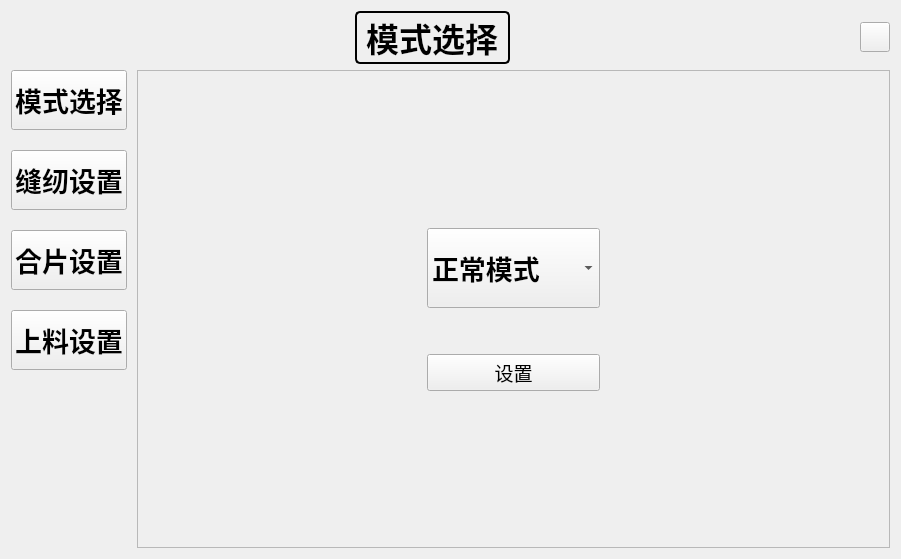
<?xml version="1.0" encoding="UTF-8"?>
<ui version="4.0">
 <class>ParamSetWidget</class>
 <widget class="QWidget" name="ParamSetWidget">
  <property name="geometry">
   <rect>
    <x>0</x>
    <y>0</y>
    <width>901</width>
    <height>559</height>
   </rect>
  </property>
  <property name="windowTitle">
   <string>Form</string>
  </property>
  <layout class="QVBoxLayout" name="verticalLayout_2">
   <item>
    <layout class="QHBoxLayout" name="horizontalLayout">
     <item>
      <spacer name="horizontalSpacer_13">
       <property name="orientation">
        <enum>Qt::Horizontal</enum>
       </property>
       <property name="sizeHint" stdset="0">
        <size>
         <width>40</width>
         <height>20</height>
        </size>
       </property>
      </spacer>
     </item>
     <item>
      <widget class="QLabel" name="current_page_label">
       <property name="font">
        <font>
         <family>Ubuntu Condensed</family>
         <pointsize>25</pointsize>
         <weight>75</weight>
         <bold>true</bold>
        </font>
       </property>
       <property name="styleSheet">
        <string notr="true">QLabel{
   border: 2px solid;
  border-radius: 5px;
}</string>
       </property>
       <property name="frameShape">
        <enum>QFrame::NoFrame</enum>
       </property>
       <property name="text">
        <string>模式选择</string>
       </property>
      </widget>
     </item>
     <item>
      <spacer name="horizontalSpacer_12">
       <property name="orientation">
        <enum>Qt::Horizontal</enum>
       </property>
       <property name="sizeHint" stdset="0">
        <size>
         <width>40</width>
         <height>20</height>
        </size>
       </property>
      </spacer>
     </item>
     <item>
      <widget class="WinCloseButton" name="close_btn">
       <property name="maximumSize">
        <size>
         <width>30</width>
         <height>30</height>
        </size>
       </property>
       <property name="text">
        <string/>
       </property>
      </widget>
     </item>
    </layout>
   </item>
   <item>
    <layout class="QHBoxLayout" name="horizontalLayout_2" stretch="1,0">
     <property name="spacing">
      <number>10</number>
     </property>
     <item>
      <layout class="QVBoxLayout" name="verticalLayout">
       <property name="spacing">
        <number>20</number>
       </property>
       <item>
        <widget class="WaterZoomButton" name="switch_mode_btn">
         <property name="minimumSize">
          <size>
           <width>0</width>
           <height>60</height>
          </size>
         </property>
         <property name="font">
          <font>
           <pointsize>20</pointsize>
           <weight>75</weight>
           <bold>true</bold>
          </font>
         </property>
         <property name="text">
          <string>模式选择</string>
         </property>
        </widget>
       </item>
       <item>
        <widget class="WaterZoomButton" name="sewing_setting_btn">
         <property name="minimumSize">
          <size>
           <width>0</width>
           <height>60</height>
          </size>
         </property>
         <property name="font">
          <font>
           <pointsize>20</pointsize>
           <weight>75</weight>
           <bold>true</bold>
          </font>
         </property>
         <property name="text">
          <string>缝纫设置</string>
         </property>
        </widget>
       </item>
       <item>
        <widget class="WaterZoomButton" name="compose_setting_btn">
         <property name="minimumSize">
          <size>
           <width>0</width>
           <height>60</height>
          </size>
         </property>
         <property name="font">
          <font>
           <pointsize>20</pointsize>
           <weight>75</weight>
           <bold>true</bold>
          </font>
         </property>
         <property name="text">
          <string>合片设置</string>
         </property>
        </widget>
       </item>
       <item>
        <widget class="WaterZoomButton" name="load_setting_btn">
         <property name="minimumSize">
          <size>
           <width>0</width>
           <height>60</height>
          </size>
         </property>
         <property name="font">
          <font>
           <pointsize>20</pointsize>
           <weight>75</weight>
           <bold>true</bold>
          </font>
         </property>
         <property name="text">
          <string>上料设置</string>
         </property>
        </widget>
       </item>
       <item>
        <spacer name="verticalSpacer">
         <property name="orientation">
          <enum>Qt::Vertical</enum>
         </property>
         <property name="sizeHint" stdset="0">
          <size>
           <width>20</width>
           <height>40</height>
          </size>
         </property>
        </spacer>
       </item>
      </layout>
     </item>
     <item>
      <widget class="QStackedWidget" name="stackedWidget">
       <property name="frameShape">
        <enum>QFrame::StyledPanel</enum>
       </property>
       <property name="frameShadow">
        <enum>QFrame::Raised</enum>
       </property>
       <property name="currentIndex">
        <number>0</number>
       </property>
       <widget class="QWidget" name="mode_page">
        <layout class="QGridLayout" name="gridLayout">
         <item row="1" column="2">
          <spacer name="horizontalSpacer_2">
           <property name="orientation">
            <enum>Qt::Horizontal</enum>
           </property>
           <property name="sizeHint" stdset="0">
            <size>
             <width>269</width>
             <height>20</height>
            </size>
           </property>
          </spacer>
         </item>
         <item row="3" column="1">
          <widget class="WaterZoomButton" name="set_mode_btn">
           <property name="font">
            <font>
             <pointsize>14</pointsize>
            </font>
           </property>
           <property name="text">
            <string>设置</string>
           </property>
          </widget>
         </item>
         <item row="1" column="0">
          <spacer name="horizontalSpacer">
           <property name="orientation">
            <enum>Qt::Horizontal</enum>
           </property>
           <property name="sizeHint" stdset="0">
            <size>
             <width>269</width>
             <height>20</height>
            </size>
           </property>
          </spacer>
         </item>
         <item row="1" column="1">
          <widget class="QComboBox" name="mode_combo_box">
           <property name="minimumSize">
            <size>
             <width>0</width>
             <height>80</height>
            </size>
           </property>
           <property name="font">
            <font>
             <pointsize>20</pointsize>
             <weight>75</weight>
             <bold>true</bold>
            </font>
           </property>
           <property name="layoutDirection">
            <enum>Qt::LeftToRight</enum>
           </property>
           <item>
            <property name="text">
             <string>正常模式</string>
            </property>
           </item>
           <item>
            <property name="text">
             <string>仅肩缝</string>
            </property>
           </item>
           <item>
            <property name="text">
             <string>仅摆缝/侧缝</string>
            </property>
           </item>
          </widget>
         </item>
         <item row="4" column="1">
          <spacer name="verticalSpacer_3">
           <property name="orientation">
            <enum>Qt::Vertical</enum>
           </property>
           <property name="sizeHint" stdset="0">
            <size>
             <width>20</width>
             <height>135</height>
            </size>
           </property>
          </spacer>
         </item>
         <item row="0" column="1">
          <spacer name="verticalSpacer_2">
           <property name="orientation">
            <enum>Qt::Vertical</enum>
           </property>
           <property name="sizeHint" stdset="0">
            <size>
             <width>20</width>
             <height>136</height>
            </size>
           </property>
          </spacer>
         </item>
         <item row="2" column="1">
          <spacer name="verticalSpacer_4">
           <property name="orientation">
            <enum>Qt::Vertical</enum>
           </property>
           <property name="sizeType">
            <enum>QSizePolicy::Minimum</enum>
           </property>
           <property name="sizeHint" stdset="0">
            <size>
             <width>20</width>
             <height>40</height>
            </size>
           </property>
          </spacer>
         </item>
        </layout>
       </widget>
       <widget class="QWidget" name="sewing_page">
        <layout class="QHBoxLayout" name="horizontalLayout_3">
         <item>
          <spacer name="horizontalSpacer_3">
           <property name="orientation">
            <enum>Qt::Horizontal</enum>
           </property>
           <property name="sizeHint" stdset="0">
            <size>
             <width>40</width>
             <height>20</height>
            </size>
           </property>
          </spacer>
         </item>
         <item>
          <layout class="QVBoxLayout" name="verticalLayout_3">
           <item>
            <spacer name="verticalSpacer_10">
             <property name="orientation">
              <enum>Qt::Vertical</enum>
             </property>
             <property name="sizeHint" stdset="0">
              <size>
               <width>20</width>
               <height>40</height>
              </size>
             </property>
            </spacer>
           </item>
           <item>
            <widget class="WaterZoomButton" name="label_reset_btn">
             <property name="minimumSize">
              <size>
               <width>120</width>
               <height>60</height>
              </size>
             </property>
             <property name="font">
              <font>
               <pointsize>14</pointsize>
              </font>
             </property>
             <property name="text">
              <string>水洗标复位</string>
             </property>
            </widget>
           </item>
           <item>
            <spacer name="verticalSpacer_5">
             <property name="orientation">
              <enum>Qt::Vertical</enum>
             </property>
             <property name="sizeType">
              <enum>QSizePolicy::Preferred</enum>
             </property>
             <property name="sizeHint" stdset="0">
              <size>
               <width>20</width>
               <height>40</height>
              </size>
             </property>
            </spacer>
           </item>
           <item>
            <widget class="WaterZoomButton" name="sewing_reset_btn">
             <property name="minimumSize">
              <size>
               <width>120</width>
               <height>60</height>
              </size>
             </property>
             <property name="font">
              <font>
               <pointsize>14</pointsize>
              </font>
             </property>
             <property name="text">
              <string>缝纫机复位</string>
             </property>
            </widget>
           </item>
           <item>
            <spacer name="verticalSpacer_11">
             <property name="orientation">
              <enum>Qt::Vertical</enum>
             </property>
             <property name="sizeHint" stdset="0">
              <size>
               <width>20</width>
               <height>40</height>
              </size>
             </property>
            </spacer>
           </item>
          </layout>
         </item>
         <item>
          <spacer name="horizontalSpacer_9">
           <property name="orientation">
            <enum>Qt::Horizontal</enum>
           </property>
           <property name="sizeHint" stdset="0">
            <size>
             <width>40</width>
             <height>20</height>
            </size>
           </property>
          </spacer>
         </item>
         <item>
          <layout class="QGridLayout" name="gridLayout_3">
           <property name="spacing">
            <number>10</number>
           </property>
           <item row="3" column="1" colspan="2">
            <widget class="QDoubleSpinBox" name="label_width_spin_box">
             <property name="font">
              <font>
               <pointsize>14</pointsize>
              </font>
             </property>
             <property name="maximum">
              <double>60.000000000000000</double>
             </property>
             <property name="singleStep">
              <double>1.000000000000000</double>
             </property>
             <property name="value">
              <double>30.000000000000000</double>
             </property>
            </widget>
           </item>
           <item row="1" column="0" colspan="3">
            <widget class="QCheckBox" name="enable_label_check_box">
             <property name="font">
              <font>
               <pointsize>14</pointsize>
              </font>
             </property>
             <property name="text">
              <string>启用水洗标</string>
             </property>
            </widget>
           </item>
           <item row="3" column="0">
            <widget class="QLabel" name="label_82">
             <property name="font">
              <font>
               <pointsize>14</pointsize>
              </font>
             </property>
             <property name="text">
              <string>宽度</string>
             </property>
            </widget>
           </item>
           <item row="2" column="0" colspan="2">
            <widget class="QRadioButton" name="left_label_radio_box">
             <property name="font">
              <font>
               <pointsize>14</pointsize>
              </font>
             </property>
             <property name="text">
              <string>边一</string>
             </property>
            </widget>
           </item>
           <item row="4" column="1" colspan="2">
            <widget class="QDoubleSpinBox" name="label_position_spin_box">
             <property name="font">
              <font>
               <pointsize>14</pointsize>
              </font>
             </property>
             <property name="maximum">
              <double>1000.000000000000000</double>
             </property>
             <property name="singleStep">
              <double>10.000000000000000</double>
             </property>
             <property name="value">
              <double>150.000000000000000</double>
             </property>
            </widget>
           </item>
           <item row="5" column="0" colspan="3">
            <widget class="WaterZoomButton" name="set_label_btn">
             <property name="minimumSize">
              <size>
               <width>100</width>
               <height>40</height>
              </size>
             </property>
             <property name="font">
              <font>
               <pointsize>14</pointsize>
              </font>
             </property>
             <property name="text">
              <string>设置水洗标</string>
             </property>
            </widget>
           </item>
           <item row="0" column="0" colspan="3">
            <spacer name="verticalSpacer_6">
             <property name="orientation">
              <enum>Qt::Vertical</enum>
             </property>
             <property name="sizeHint" stdset="0">
              <size>
               <width>20</width>
               <height>40</height>
              </size>
             </property>
            </spacer>
           </item>
           <item row="2" column="2">
            <widget class="QRadioButton" name="right_label_radio_box">
             <property name="font">
              <font>
               <pointsize>14</pointsize>
              </font>
             </property>
             <property name="text">
              <string>边四</string>
             </property>
            </widget>
           </item>
           <item row="4" column="0">
            <widget class="QLabel" name="label_84">
             <property name="font">
              <font>
               <pointsize>14</pointsize>
              </font>
             </property>
             <property name="text">
              <string>位置</string>
             </property>
            </widget>
           </item>
           <item row="6" column="0" colspan="3">
            <spacer name="verticalSpacer_7">
             <property name="orientation">
              <enum>Qt::Vertical</enum>
             </property>
             <property name="sizeHint" stdset="0">
              <size>
               <width>20</width>
               <height>40</height>
              </size>
             </property>
            </spacer>
           </item>
          </layout>
         </item>
         <item>
          <spacer name="horizontalSpacer_10">
           <property name="orientation">
            <enum>Qt::Horizontal</enum>
           </property>
           <property name="sizeHint" stdset="0">
            <size>
             <width>40</width>
             <height>20</height>
            </size>
           </property>
          </spacer>
         </item>
         <item>
          <layout class="QGridLayout" name="gridLayout_2">
           <property name="spacing">
            <number>10</number>
           </property>
           <item row="3" column="1">
            <widget class="QDoubleSpinBox" name="line_3_spin_box">
             <property name="font">
              <font>
               <pointsize>14</pointsize>
              </font>
             </property>
             <property name="decimals">
              <number>3</number>
             </property>
             <property name="singleStep">
              <double>0.050000000000000</double>
             </property>
             <property name="value">
              <double>2.700000000000000</double>
             </property>
            </widget>
           </item>
           <item row="5" column="0" colspan="2">
            <widget class="WaterZoomButton" name="set_needle_btn">
             <property name="minimumSize">
              <size>
               <width>100</width>
               <height>40</height>
              </size>
             </property>
             <property name="font">
              <font>
               <pointsize>14</pointsize>
              </font>
             </property>
             <property name="text">
              <string>设置针距</string>
             </property>
            </widget>
           </item>
           <item row="6" column="0" colspan="2">
            <spacer name="verticalSpacer_8">
             <property name="orientation">
              <enum>Qt::Vertical</enum>
             </property>
             <property name="sizeHint" stdset="0">
              <size>
               <width>20</width>
               <height>40</height>
              </size>
             </property>
            </spacer>
           </item>
           <item row="1" column="1">
            <widget class="QDoubleSpinBox" name="line_1_spin_box">
             <property name="minimumSize">
              <size>
               <width>80</width>
               <height>0</height>
              </size>
             </property>
             <property name="font">
              <font>
               <pointsize>14</pointsize>
              </font>
             </property>
             <property name="decimals">
              <number>3</number>
             </property>
             <property name="singleStep">
              <double>0.050000000000000</double>
             </property>
             <property name="value">
              <double>2.700000000000000</double>
             </property>
            </widget>
           </item>
           <item row="4" column="0">
            <widget class="QLabel" name="label_88">
             <property name="font">
              <font>
               <pointsize>14</pointsize>
              </font>
             </property>
             <property name="text">
              <string>边四</string>
             </property>
            </widget>
           </item>
           <item row="2" column="1">
            <widget class="QDoubleSpinBox" name="line_2_spin_box">
             <property name="minimumSize">
              <size>
               <width>80</width>
               <height>0</height>
              </size>
             </property>
             <property name="font">
              <font>
               <pointsize>14</pointsize>
              </font>
             </property>
             <property name="decimals">
              <number>3</number>
             </property>
             <property name="singleStep">
              <double>0.050000000000000</double>
             </property>
             <property name="value">
              <double>2.700000000000000</double>
             </property>
            </widget>
           </item>
           <item row="4" column="1">
            <widget class="QDoubleSpinBox" name="line_4_spin_box">
             <property name="font">
              <font>
               <pointsize>14</pointsize>
              </font>
             </property>
             <property name="decimals">
              <number>3</number>
             </property>
             <property name="singleStep">
              <double>0.050000000000000</double>
             </property>
             <property name="value">
              <double>2.700000000000000</double>
             </property>
            </widget>
           </item>
           <item row="1" column="0">
            <widget class="QLabel" name="label_74">
             <property name="font">
              <font>
               <pointsize>14</pointsize>
              </font>
             </property>
             <property name="text">
              <string>边一</string>
             </property>
            </widget>
           </item>
           <item row="3" column="0">
            <widget class="QLabel" name="label_87">
             <property name="font">
              <font>
               <pointsize>14</pointsize>
              </font>
             </property>
             <property name="text">
              <string>边三</string>
             </property>
            </widget>
           </item>
           <item row="2" column="0">
            <widget class="QLabel" name="label_76">
             <property name="font">
              <font>
               <pointsize>14</pointsize>
              </font>
             </property>
             <property name="text">
              <string>边二</string>
             </property>
            </widget>
           </item>
           <item row="0" column="0" colspan="2">
            <spacer name="verticalSpacer_9">
             <property name="orientation">
              <enum>Qt::Vertical</enum>
             </property>
             <property name="sizeHint" stdset="0">
              <size>
               <width>20</width>
               <height>40</height>
              </size>
             </property>
            </spacer>
           </item>
          </layout>
         </item>
         <item>
          <spacer name="horizontalSpacer_11">
           <property name="orientation">
            <enum>Qt::Horizontal</enum>
           </property>
           <property name="sizeHint" stdset="0">
            <size>
             <width>40</width>
             <height>20</height>
            </size>
           </property>
          </spacer>
         </item>
         <item>
          <layout class="QVBoxLayout" name="verticalLayout_4">
           <item>
            <spacer name="verticalSpacer_16">
             <property name="orientation">
              <enum>Qt::Vertical</enum>
             </property>
             <property name="sizeHint" stdset="0">
              <size>
               <width>20</width>
               <height>40</height>
              </size>
             </property>
            </spacer>
           </item>
           <item>
            <widget class="QDoubleSpinBox" name="sewing_thickness_spinbox">
             <property name="font">
              <font>
               <pointsize>14</pointsize>
              </font>
             </property>
             <property name="minimum">
              <double>0.100000000000000</double>
             </property>
             <property name="maximum">
              <double>1.300000000000000</double>
             </property>
             <property name="singleStep">
              <double>0.050000000000000</double>
             </property>
             <property name="value">
              <double>0.300000000000000</double>
             </property>
            </widget>
           </item>
           <item>
            <widget class="WaterZoomButton" name="sewing_thickness_btn">
             <property name="minimumSize">
              <size>
               <width>0</width>
               <height>40</height>
              </size>
             </property>
             <property name="maximumSize">
              <size>
               <width>16777215</width>
               <height>16777215</height>
              </size>
             </property>
             <property name="font">
              <font>
               <pointsize>14</pointsize>
              </font>
             </property>
             <property name="text">
              <string>裁片厚度(mm)</string>
             </property>
            </widget>
           </item>
           <item>
            <spacer name="verticalSpacer_17">
             <property name="orientation">
              <enum>Qt::Vertical</enum>
             </property>
             <property name="sizeHint" stdset="0">
              <size>
               <width>20</width>
               <height>40</height>
              </size>
             </property>
            </spacer>
           </item>
          </layout>
         </item>
         <item>
          <spacer name="horizontalSpacer_4">
           <property name="orientation">
            <enum>Qt::Horizontal</enum>
           </property>
           <property name="sizeHint" stdset="0">
            <size>
             <width>40</width>
             <height>20</height>
            </size>
           </property>
          </spacer>
         </item>
        </layout>
       </widget>
       <widget class="QWidget" name="compose_page">
        <layout class="QGridLayout" name="gridLayout_7">
         <item row="0" column="1">
          <spacer name="verticalSpacer_19">
           <property name="orientation">
            <enum>Qt::Vertical</enum>
           </property>
           <property name="sizeHint" stdset="0">
            <size>
             <width>20</width>
             <height>174</height>
            </size>
           </property>
          </spacer>
         </item>
         <item row="1" column="0">
          <spacer name="horizontalSpacer_14">
           <property name="orientation">
            <enum>Qt::Horizontal</enum>
           </property>
           <property name="sizeHint" stdset="0">
            <size>
             <width>212</width>
             <height>20</height>
            </size>
           </property>
          </spacer>
         </item>
         <item row="1" column="1">
          <layout class="QGridLayout" name="gridLayout_6">
           <item row="0" column="0">
            <layout class="QHBoxLayout" name="horizontalLayout_4">
             <item>
              <widget class="QDoubleSpinBox" name="blow_height_spin_box">
               <property name="font">
                <font>
                 <pointsize>14</pointsize>
                </font>
               </property>
               <property name="minimum">
                <double>-134.000000000000000</double>
               </property>
               <property name="maximum">
                <double>-102.000000000000000</double>
               </property>
               <property name="singleStep">
                <double>1.000000000000000</double>
               </property>
               <property name="value">
                <double>-134.000000000000000</double>
               </property>
              </widget>
             </item>
             <item>
              <widget class="WaterZoomButton" name="blow_height_btn">
               <property name="minimumSize">
                <size>
                 <width>150</width>
                 <height>40</height>
                </size>
               </property>
               <property name="font">
                <font>
                 <pointsize>14</pointsize>
                </font>
               </property>
               <property name="text">
                <string>吹气高度</string>
               </property>
              </widget>
             </item>
            </layout>
           </item>
           <item row="0" column="1" rowspan="2">
            <widget class="WaterZoomButton" name="compose_reset_btn">
             <property name="minimumSize">
              <size>
               <width>80</width>
               <height>60</height>
              </size>
             </property>
             <property name="font">
              <font>
               <pointsize>14</pointsize>
              </font>
             </property>
             <property name="text">
              <string>复位</string>
             </property>
            </widget>
           </item>
           <item row="1" column="0">
            <layout class="QHBoxLayout" name="horizontalLayout_5">
             <item>
              <widget class="QDoubleSpinBox" name="table_light_spin_box">
               <property name="font">
                <font>
                 <pointsize>14</pointsize>
                </font>
               </property>
               <property name="minimum">
                <double>0.000000000000000</double>
               </property>
               <property name="maximum">
                <double>100.000000000000000</double>
               </property>
               <property name="singleStep">
                <double>1.000000000000000</double>
               </property>
               <property name="value">
                <double>50.000000000000000</double>
               </property>
              </widget>
             </item>
             <item>
              <widget class="WaterZoomButton" name="table_light_btn">
               <property name="minimumSize">
                <size>
                 <width>150</width>
                 <height>40</height>
                </size>
               </property>
               <property name="font">
                <font>
                 <pointsize>14</pointsize>
                </font>
               </property>
               <property name="text">
                <string>背景灯强度</string>
               </property>
              </widget>
             </item>
            </layout>
           </item>
          </layout>
         </item>
         <item row="1" column="2">
          <spacer name="horizontalSpacer_15">
           <property name="orientation">
            <enum>Qt::Horizontal</enum>
           </property>
           <property name="sizeHint" stdset="0">
            <size>
             <width>211</width>
             <height>20</height>
            </size>
           </property>
          </spacer>
         </item>
         <item row="2" column="1">
          <spacer name="verticalSpacer_18">
           <property name="orientation">
            <enum>Qt::Vertical</enum>
           </property>
           <property name="sizeHint" stdset="0">
            <size>
             <width>20</width>
             <height>174</height>
            </size>
           </property>
          </spacer>
         </item>
        </layout>
       </widget>
       <widget class="QWidget" name="load_page">
        <layout class="QHBoxLayout" name="horizontalLayout_8">
         <item>
          <layout class="QGridLayout" name="gridLayout_4">
           <item row="2" column="0" colspan="3">
            <layout class="QHBoxLayout" name="horizontalLayout_6">
             <item>
              <widget class="QDoubleSpinBox" name="thickness_spinbox_B">
               <property name="font">
                <font>
                 <pointsize>14</pointsize>
                </font>
               </property>
               <property name="minimum">
                <double>0.100000000000000</double>
               </property>
               <property name="maximum">
                <double>1.300000000000000</double>
               </property>
               <property name="singleStep">
                <double>0.050000000000000</double>
               </property>
               <property name="value">
                <double>0.300000000000000</double>
               </property>
              </widget>
             </item>
             <item>
              <widget class="WaterZoomButton" name="thickness_btn_B">
               <property name="minimumSize">
                <size>
                 <width>0</width>
                 <height>40</height>
                </size>
               </property>
               <property name="maximumSize">
                <size>
                 <width>16777215</width>
                 <height>16777215</height>
                </size>
               </property>
               <property name="font">
                <font>
                 <pointsize>14</pointsize>
                </font>
               </property>
               <property name="text">
                <string>裁片厚度(mm)</string>
               </property>
              </widget>
             </item>
            </layout>
           </item>
           <item row="3" column="1">
            <widget class="WaterZoomButton" name="load_reset_btn_A">
             <property name="sizePolicy">
              <sizepolicy hsizetype="Minimum" vsizetype="Preferred">
               <horstretch>0</horstretch>
               <verstretch>0</verstretch>
              </sizepolicy>
             </property>
             <property name="minimumSize">
              <size>
               <width>0</width>
               <height>60</height>
              </size>
             </property>
             <property name="font">
              <font>
               <pointsize>14</pointsize>
              </font>
             </property>
             <property name="text">
              <string>复位</string>
             </property>
            </widget>
           </item>
           <item row="3" column="0">
            <spacer name="horizontalSpacer_5">
             <property name="orientation">
              <enum>Qt::Horizontal</enum>
             </property>
             <property name="sizeHint" stdset="0">
              <size>
               <width>40</width>
               <height>20</height>
              </size>
             </property>
            </spacer>
           </item>
           <item row="4" column="1">
            <spacer name="verticalSpacer_13">
             <property name="orientation">
              <enum>Qt::Vertical</enum>
             </property>
             <property name="sizeHint" stdset="0">
              <size>
               <width>20</width>
               <height>40</height>
              </size>
             </property>
            </spacer>
           </item>
           <item row="3" column="2">
            <spacer name="horizontalSpacer_6">
             <property name="orientation">
              <enum>Qt::Horizontal</enum>
             </property>
             <property name="sizeHint" stdset="0">
              <size>
               <width>40</width>
               <height>20</height>
              </size>
             </property>
            </spacer>
           </item>
           <item row="1" column="1">
            <spacer name="verticalSpacer_12">
             <property name="orientation">
              <enum>Qt::Vertical</enum>
             </property>
             <property name="sizeHint" stdset="0">
              <size>
               <width>20</width>
               <height>40</height>
              </size>
             </property>
            </spacer>
           </item>
           <item row="0" column="1">
            <widget class="QLabel" name="label_B">
             <property name="maximumSize">
              <size>
               <width>16777215</width>
               <height>60</height>
              </size>
             </property>
             <property name="font">
              <font>
               <pointsize>20</pointsize>
              </font>
             </property>
             <property name="text">
              <string>上料台B</string>
             </property>
             <property name="alignment">
              <set>Qt::AlignCenter</set>
             </property>
            </widget>
           </item>
          </layout>
         </item>
         <item>
          <widget class="Line" name="line">
           <property name="orientation">
            <enum>Qt::Vertical</enum>
           </property>
          </widget>
         </item>
         <item>
          <layout class="QGridLayout" name="gridLayout_5">
           <item row="1" column="1">
            <spacer name="verticalSpacer_14">
             <property name="orientation">
              <enum>Qt::Vertical</enum>
             </property>
             <property name="sizeHint" stdset="0">
              <size>
               <width>20</width>
               <height>40</height>
              </size>
             </property>
            </spacer>
           </item>
           <item row="3" column="2">
            <spacer name="horizontalSpacer_8">
             <property name="orientation">
              <enum>Qt::Horizontal</enum>
             </property>
             <property name="sizeHint" stdset="0">
              <size>
               <width>40</width>
               <height>20</height>
              </size>
             </property>
            </spacer>
           </item>
           <item row="3" column="0">
            <spacer name="horizontalSpacer_7">
             <property name="orientation">
              <enum>Qt::Horizontal</enum>
             </property>
             <property name="sizeHint" stdset="0">
              <size>
               <width>40</width>
               <height>20</height>
              </size>
             </property>
            </spacer>
           </item>
           <item row="2" column="0" colspan="3">
            <layout class="QHBoxLayout" name="horizontalLayout_7">
             <item>
              <widget class="QDoubleSpinBox" name="thickness_spinbox_A">
               <property name="font">
                <font>
                 <pointsize>14</pointsize>
                </font>
               </property>
               <property name="minimum">
                <double>0.100000000000000</double>
               </property>
               <property name="maximum">
                <double>1.300000000000000</double>
               </property>
               <property name="singleStep">
                <double>0.050000000000000</double>
               </property>
               <property name="value">
                <double>0.300000000000000</double>
               </property>
              </widget>
             </item>
             <item>
              <widget class="WaterZoomButton" name="thickness_btn_A">
               <property name="minimumSize">
                <size>
                 <width>0</width>
                 <height>40</height>
                </size>
               </property>
               <property name="maximumSize">
                <size>
                 <width>16777215</width>
                 <height>16777215</height>
                </size>
               </property>
               <property name="font">
                <font>
                 <pointsize>14</pointsize>
                </font>
               </property>
               <property name="text">
                <string>裁片厚度(mm)</string>
               </property>
              </widget>
             </item>
            </layout>
           </item>
           <item row="4" column="1">
            <spacer name="verticalSpacer_15">
             <property name="orientation">
              <enum>Qt::Vertical</enum>
             </property>
             <property name="sizeHint" stdset="0">
              <size>
               <width>20</width>
               <height>40</height>
              </size>
             </property>
            </spacer>
           </item>
           <item row="3" column="1">
            <widget class="WaterZoomButton" name="load_reset_btn_B">
             <property name="sizePolicy">
              <sizepolicy hsizetype="Minimum" vsizetype="Preferred">
               <horstretch>0</horstretch>
               <verstretch>0</verstretch>
              </sizepolicy>
             </property>
             <property name="minimumSize">
              <size>
               <width>0</width>
               <height>60</height>
              </size>
             </property>
             <property name="font">
              <font>
               <pointsize>14</pointsize>
              </font>
             </property>
             <property name="text">
              <string>复位</string>
             </property>
            </widget>
           </item>
           <item row="0" column="1">
            <widget class="QLabel" name="label_B_2">
             <property name="maximumSize">
              <size>
               <width>16777215</width>
               <height>60</height>
              </size>
             </property>
             <property name="font">
              <font>
               <pointsize>20</pointsize>
              </font>
             </property>
             <property name="text">
              <string>上料台A</string>
             </property>
             <property name="alignment">
              <set>Qt::AlignCenter</set>
             </property>
            </widget>
           </item>
          </layout>
         </item>
        </layout>
       </widget>
      </widget>
     </item>
    </layout>
   </item>
  </layout>
 </widget>
 <customwidgets>
  <customwidget>
   <class>WinCloseButton</class>
   <extends>QPushButton</extends>
   <header>syt_btn/winclosebutton.h</header>
  </customwidget>
  <customwidget>
   <class>WaterZoomButton</class>
   <extends>QPushButton</extends>
   <header>syt_btn/waterzoombutton.h</header>
  </customwidget>
 </customwidgets>
 <resources/>
 <connections/>
</ui>
